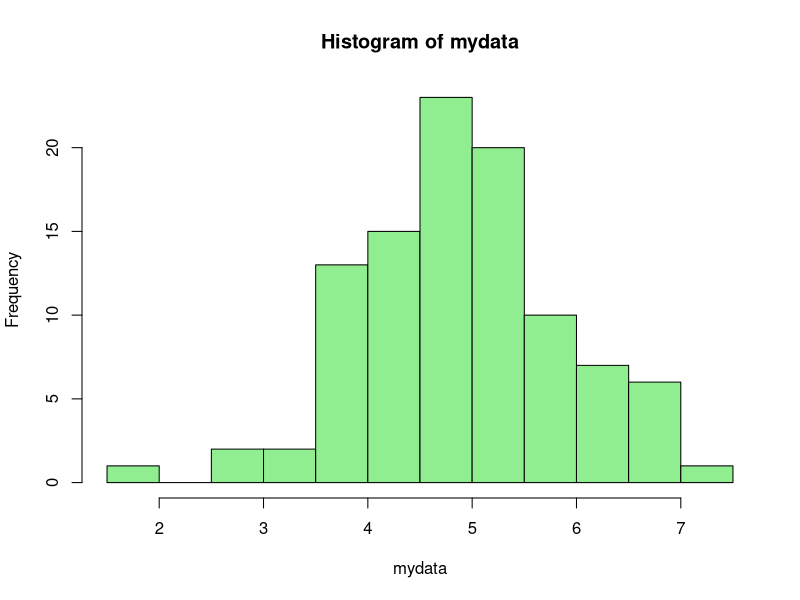
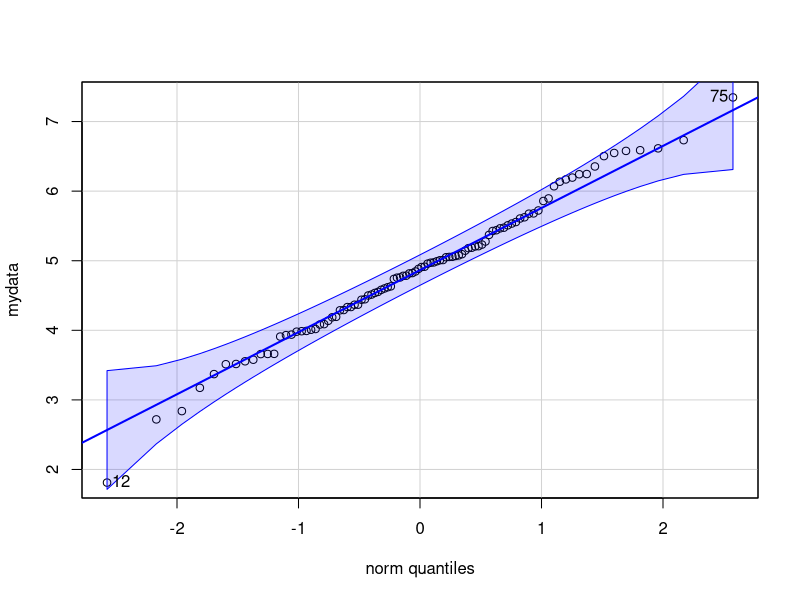

R code for these plots, in order:
# Нормальное распределение данных и методы его оценки qqplot и shapiro.test
# Нормальное распределение данных характерно для количественных данных,
# на распределение которых влияет множество факторов, либо оно случайно.
# Нормальное распределение характеризуется несколькими особенностями:
# Оно всегда симметрично и имеет форму колокола.
# Значения среднего и медианы совпадают.
# В пределах одного стандартного отклонения в обе стороны лежат 68.2% всех данных,
# в пределах двух - 95,5%,
# в пределах трех - 99,7%

mydata <- rnorm(100, mean = 5, sd = 1)
hist(mydata, col = "light green")

# Одним из наиболее простых тестов нормальности является график квантилей (qqplot).
# Суть теста проста: если данные имеют нормальное распределение,
# то они не должны сильно отклоняться от линии теоретических квантилей
# и выходить за пределы доверительных интервалов. Давайте проделаем этот тест в R.

install.packages("car") #установка пакета "car"
library(car) #загрузка пакета "car" в среду R
qqPlot(mydata) #запустим тест